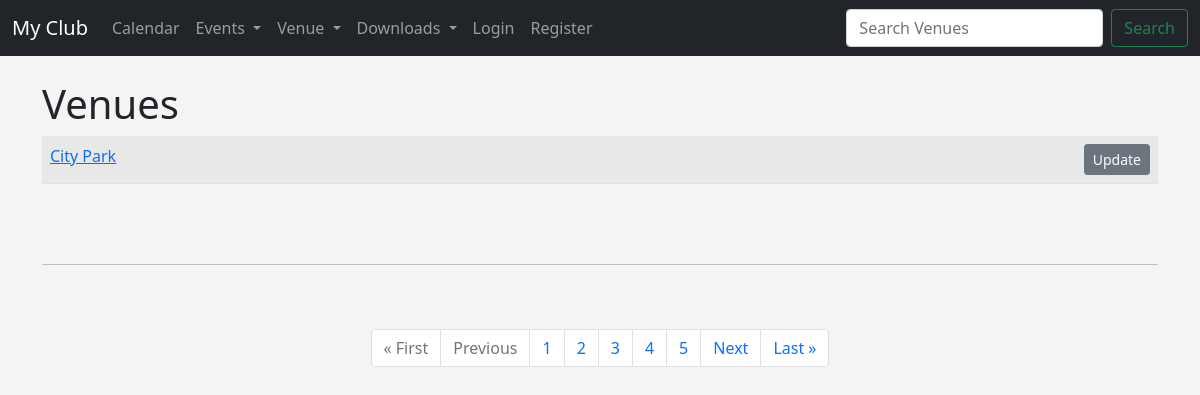
Page /list_venues on the earlier database version.
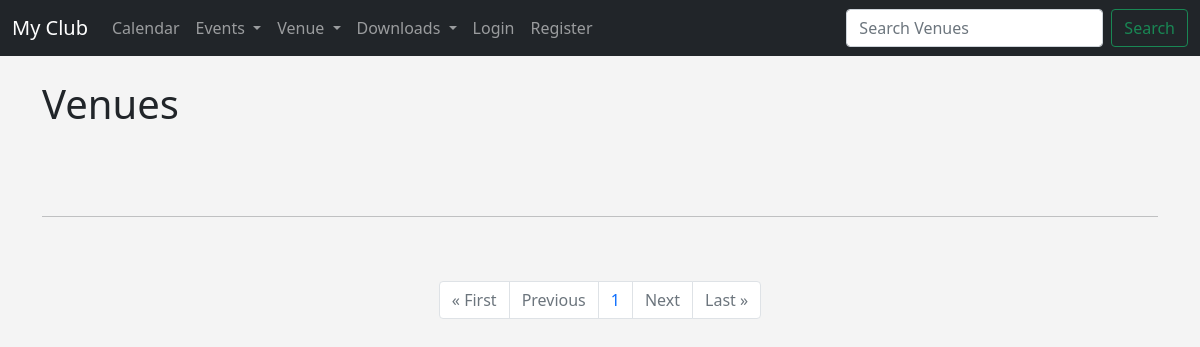
Same page on the later database version.
### events/models.py (models this page shows)
class Venue(models.Model):
    name = models.CharField('Venue Name', max_length=120)
    address = models.CharField(max_length=300)
    zip_code =models.CharField('Zip Code', max_length=10)
    phone = models.CharField('Contact Phone', max_length=15,blank=True)
    website = models.URLField('Website Address',blank=True)
    email_address = models.EmailField('Email Address',blank=True)
    owner = models.IntegerField('Venue Owner', blank=False, default=1)
    def __str__(self):
        return self.name

### events/views.py (the view)
# urls.py: path('list_venues',views.list_venues, name='list-venues'),
def list_venues(request):
    venue_list = Venue.objects.all()
    p = Paginator(Venue.objects.all(), 1)
    page = request.GET.get('page')
    venues = p.get_page(page)
    nums = "a" * venues.paginator.num_pages #Not Sure if it's standard method
    return render(request, 'events/venues.html', {'venue_list' : venue_list, 'venues' : venues, 'nums':nums} )

### templates/events/venues.html (shortened to what this page needs)
{% extends 'events/base.html' %}
    {% block content %}
        <h1>Venues</h1>
        <table class="table table-striped table-hover">
            {% for venue in venues  %}
            <tr>
                <td>
                <a href="{% url 'show-venue' venue.id %}">
                    {{venue}}
                </a>
                <br>
                </td>
                <td align="right">
                  <a href="{% url 'update-venue' venue.id %}" class="btn btn-sm btn-secondary">
                    Update
                  </a>
                </td>
            </tr>
                {% endfor %}
          </table>
          <br><br>
          <hr><br><br>
          <nav aria-label="Page navigation example">
          <ul class="pagination justify-content-center">
          {% if venues.has_previous %}
            <li class="page-item"><a class="page-link" href="?page=1">&laquo; First </a></li>
            <li class="page-item"><a class="page-link" href="?page={{venues.previous_page_number}}">Previous</a></li>
            {% else %}
            <li class="page-item disabled">
                <a class="page-link" href="#" tabindex="-1" aria-disabled="true">&laquo; First</a>
              </li>
              <li class="page-item disabled">
                <a class="page-link" href="#" tabindex="-1" aria-disabled="true">Previous</a>
              </li>
          {% endif %}
          {% for i in nums %}
          <li class="page-item"> <a class="page-link" href="?page={{forloop.counter}}">{{ forloop.counter }}</a> </li>
          {% endfor %}
          {% if venues.has_next %}
            <li class="page-item"> <a class="page-link" href="?page={{venues.next_page_number}}">Next</a></li>
            <li class="page-item"><a class="page-link" href="?page={{venues.paginator.num_pages}}"> Last &raquo;</a></li>
          {% else %}
            <li class="page-item disabled">
                <a class="page-link" href="#" tabindex="-1" aria-disabled="true">Next</a>
              </li>
              <li class="page-item disabled">
                <a class="page-link" href="#" tabindex="-1" aria-disabled="true">Last &raquo;</a>
              </li>
          {% endif %}
          </ul>
          </nav>
    {% endblock %}

Differences in the rows shown:
removed Venue: name "City Park"
Other differences:
list line gone: "2"
list line gone: "3"
list line gone: "4"
list line gone: "5"
